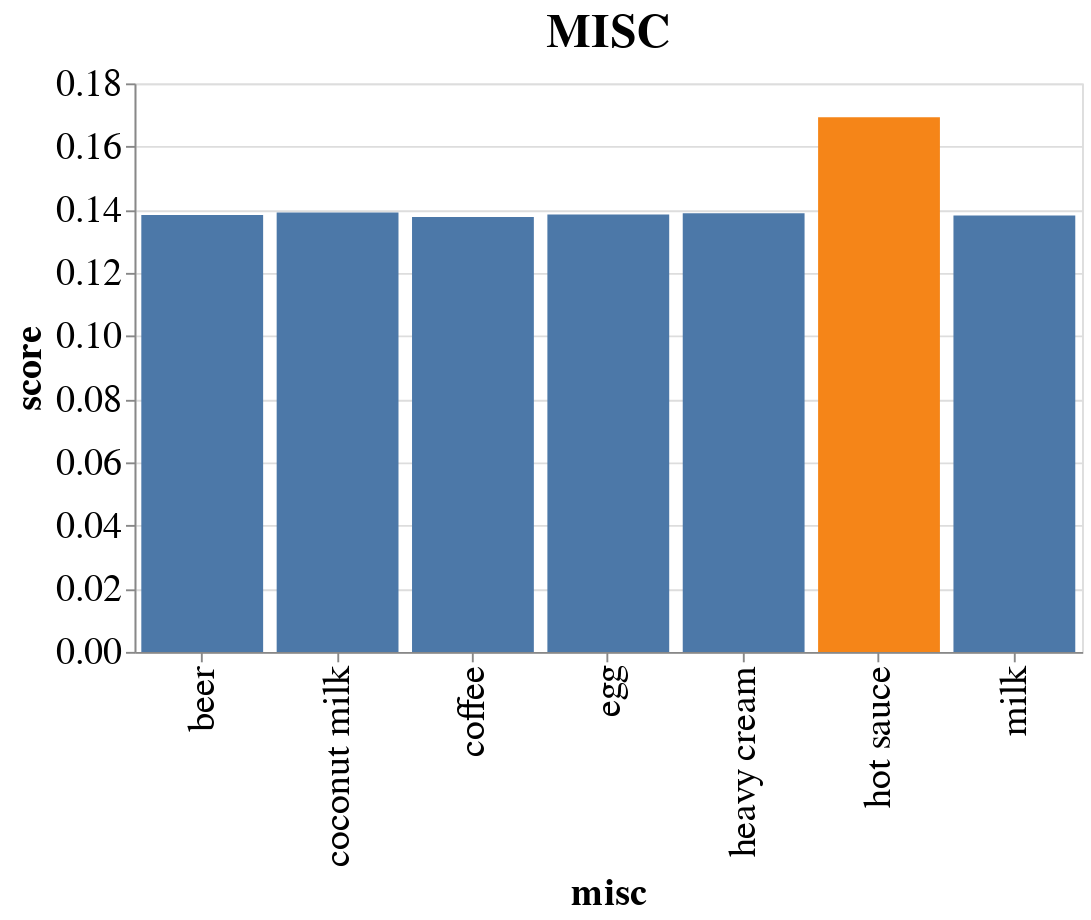

Notebook source saved alongside this figure:
### Code cell
C.plot_ingredient_scores('misc')

### Figure 1 — Vega-Lite specification as saved in the notebook (floating-point values rounded to 4 significant figures)
{"config": {"view": {"continuousWidth": 400, "continuousHeight": 300}, "axis": {"labelFontSize": 20, "titleFontSize": 20}, "title": {"fontSize": 25}}, "data": {"name": "data-a699cfea502a0659d7b6027b65851715"}, "mark": "bar", "encoding": {"color": {"type": "nominal", "field": "col", "legend": null}, "tooltip": [{"type": "nominal", "field": "misc"}, {"type": "quantitative", "field": "score"}], "x": {"type": "nominal", "field": "misc"}, "y": {"type": "quantitative", "field": "score"}}, "height": 300, "title": "MISC", "width": 500, "$schema": "https://vega.github.io/schema/vega-lite/v4.8.1.json", "datasets": {"data-a699cfea502a0659d7b6027b65851715": [{"misc": "beer", "score": 0.1384, "col": false}, {"misc": "coconut milk", "score": 0.1391, "col": false}, {"misc": "coffee", "score": 0.1377, "col": false}, {"misc": "egg", "score": 0.1385, "col": false}, {"misc": "heavy cream", "score": 0.1388, "col": false}, {"misc": "hot sauce", "score": 0.1693, "col": true}, {"misc": "milk", "score": 0.1382, "col": false}]}}
